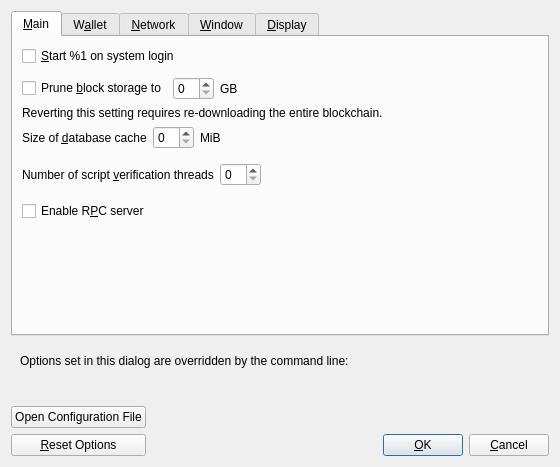
<?xml version="1.0" encoding="UTF-8"?>
<ui version="4.0">
 <class>OptionsDialog</class>
 <widget class="QDialog" name="OptionsDialog">
  <property name="geometry">
   <rect>
    <x>0</x>
    <y>0</y>
    <width>560</width>
    <height>440</height>
   </rect>
  </property>
  <property name="windowTitle">
   <string>Options</string>
  </property>
  <property name="modal">
   <bool>true</bool>
  </property>
  <layout class="QVBoxLayout" name="verticalLayout">
   <item>
    <widget class="QTabWidget" name="tabWidget">
     <property name="currentIndex">
      <number>0</number>
     </property>
     <widget class="QWidget" name="tabMain">
      <attribute name="title">
       <string>&amp;Main</string>
      </attribute>
      <layout class="QVBoxLayout" name="verticalLayout_Main">
       <item>
        <widget class="QCheckBox" name="digibyteAtStartup">
         <property name="toolTip">
          <string>Automatically start %1 after logging in to the system.</string>
         </property>
         <property name="text">
          <string>&amp;Start %1 on system login</string>
         </property>
        </widget>
       </item>
       <item>
        <spacer name="horizontalSpacer_0_Main">
         <property name="orientation">
          <enum>Qt::Horizontal</enum>
         </property>
         <property name="sizeHint" stdset="0">
          <size>
           <width>40</width>
           <height>5</height>
          </size>
         </property>
        </spacer>
       </item>
       <item>
        <layout class="QHBoxLayout" name="horizontalLayout_Main_Prune">
         <item>
          <widget class="QCheckBox" name="prune">
           <property name="toolTip">
            <string>Enabling pruning significantly reduces the disk space required to store transactions. All blocks are still fully validated. Reverting this setting requires re-downloading the entire blockchain.</string>
           </property>
           <property name="text">
            <string>Prune &amp;block storage to</string>
           </property>
          </widget>
         </item>
         <item>
          <widget class="QSpinBox" name="pruneSize"/>
         </item>
         <item>
          <widget class="QLabel" name="pruneSizeUnitLabel">
           <property name="text">
            <string>GB</string>
           </property>
           <property name="textFormat">
            <enum>Qt::PlainText</enum>
           </property>
          </widget>
         </item>
         <item>
          <spacer name="horizontalSpacer_Main_Prune">
           <property name="orientation">
            <enum>Qt::Horizontal</enum>
           </property>
           <property name="sizeHint" stdset="0">
            <size>
             <width>40</width>
             <height>20</height>
            </size>
           </property>
          </spacer>
         </item>
        </layout>
       </item>
       <item>
        <widget class="QLabel" name="pruneWarning">
         <property name="text">
          <string>Reverting this setting requires re-downloading the entire blockchain.</string>
         </property>
         <property name="textFormat">
          <enum>Qt::PlainText</enum>
         </property>
        </widget>
       </item>
       <item>
        <layout class="QHBoxLayout" name="horizontalLayout_2_Main">
         <item>
          <widget class="QLabel" name="databaseCacheLabel">
           <property name="toolTip">
            <string extracomment="Tooltip text for Options window setting that sets the size of the database cache. Explains the corresponding effects of increasing/decreasing this value.">Maximum database cache size. A larger cache can contribute to faster sync, after which the benefit is less pronounced for most use cases. Lowering the cache size will reduce memory usage. Unused mempool memory is shared for this cache.</string>
           </property>
           <property name="text">
            <string>Size of &amp;database cache</string>
           </property>
           <property name="textFormat">
            <enum>Qt::PlainText</enum>
           </property>
           <property name="buddy">
            <cstring>databaseCache</cstring>
           </property>
          </widget>
         </item>
         <item>
          <widget class="QSpinBox" name="databaseCache"/>
         </item>
         <item>
          <widget class="QLabel" name="databaseCacheUnitLabel">
           <property name="text">
            <string>MiB</string>
           </property>
           <property name="textFormat">
            <enum>Qt::PlainText</enum>
           </property>
          </widget>
         </item>
         <item>
          <spacer name="horizontalSpacer_2_Main">
           <property name="orientation">
            <enum>Qt::Horizontal</enum>
           </property>
           <property name="sizeHint" stdset="0">
            <size>
             <width>40</width>
             <height>20</height>
            </size>
           </property>
          </spacer>
         </item>
        </layout>
       </item>
       <item>
        <layout class="QHBoxLayout" name="horizontalLayout_Main_VerifyLabel">
         <item>
          <widget class="QLabel" name="threadsScriptVerifLabel">
           <property name="toolTip">
            <string extracomment="Tooltip text for Options window setting that sets the number of script verification threads. Explains that negative values mean to leave these many cores free to the system.">Set the number of script verification threads. Negative values correspond to the number of cores you want to leave free to the system.</string>
           </property>
           <property name="text">
            <string>Number of script &amp;verification threads</string>
           </property>
           <property name="textFormat">
            <enum>Qt::PlainText</enum>
           </property>
           <property name="buddy">
            <cstring>threadsScriptVerif</cstring>
           </property>
          </widget>
         </item>
         <item>
          <widget class="QSpinBox" name="threadsScriptVerif">
           <property name="toolTip">
            <string>(0 = auto, &lt;0 = leave that many cores free)</string>
           </property>
          </widget>
         </item>
         <item>
          <spacer name="horizontalSpacer_Main_Threads">
           <property name="orientation">
            <enum>Qt::Horizontal</enum>
           </property>
           <property name="sizeHint" stdset="0">
            <size>
             <width>40</width>
             <height>40</height>
            </size>
           </property>
          </spacer>
         </item>
        </layout>
       </item>
       <item>
        <widget class="QCheckBox" name="enableServer">
         <property name="toolTip">
          <string extracomment="Tooltip text for Options window setting that enables the RPC server.">This allows you or a third party tool to communicate with the node through command-line and JSON-RPC commands.</string>
         </property>
         <property name="text">
          <string extracomment="An Options window setting to enable the RPC server.">Enable R&amp;PC server</string>
         </property>
        </widget>
       </item>
       <item>
        <spacer name="verticalSpacer_Main">
         <property name="orientation">
          <enum>Qt::Vertical</enum>
         </property>
         <property name="sizeHint" stdset="0">
          <size>
           <width>20</width>
           <height>40</height>
          </size>
         </property>
        </spacer>
       </item>
      </layout>
     </widget>
     <widget class="QWidget" name="tabWallet">
      <attribute name="title">
       <string>W&amp;allet</string>
      </attribute>
      <layout class="QVBoxLayout" name="verticalLayout_Wallet">
       <item>
        <widget class="QCheckBox" name="subFeeFromAmount">
         <property name="toolTip">
          <string extracomment="Tooltip text for Options window setting that sets subtracting the fee from a sending amount as default.">Whether to set subtract fee from amount as default or not.</string>
         </property>
         <property name="text">
          <string extracomment="An Options window setting to set subtracting the fee from a sending amount as default.">Subtract &amp;fee from amount by default</string>
         </property>
        </widget>
       </item>
       <item>
        <widget class="QGroupBox" name="groupBox">
         <property name="title">
          <string>Expert</string>
         </property>
         <layout class="QVBoxLayout" name="verticalLayout_2">
          <item>
           <widget class="QCheckBox" name="coinControlFeatures">
            <property name="toolTip">
             <string>Whether to show coin control features or not.</string>
            </property>
            <property name="text">
             <string>Enable coin &amp;control features</string>
            </property>
           </widget>
          </item>
          <item>
           <widget class="QCheckBox" name="spendZeroConfChange">
            <property name="toolTip">
             <string>If you disable the spending of unconfirmed change, the change from a transaction cannot be used until that transaction has at least one confirmation. This also affects how your balance is computed.</string>
            </property>
            <property name="text">
             <string>&amp;Spend unconfirmed change</string>
            </property>
           </widget>
          </item>
          <item>
           <widget class="QCheckBox" name="m_enable_psbt_controls">
            <property name="text">
             <string extracomment="An options window setting to enable PSBT controls.">Enable &amp;PSBT controls</string>
            </property>
            <property name="toolTip">
             <string extracomment="Tooltip text for options window setting that enables PSBT controls.">Whether to show PSBT controls.</string>
            </property>
           </widget>
          </item>
         </layout>
        </widget>
       </item>
       <item>
        <widget class="QGroupBox" name="groupBoxHww">
         <property name="title">
          <string>External Signer (e.g. hardware wallet)</string>
         </property>
         <layout class="QVBoxLayout" name="verticalLayoutHww">
          <item>
           <layout class="QHBoxLayout" name="horizontalLayoutHww">
            <item>
             <widget class="QLabel" name="externalSignerPathLabel">
              <property name="text">
               <string>&amp;External signer script path</string>
              </property>
              <property name="buddy">
               <cstring>externalSignerPath</cstring>
              </property>
             </widget>
            </item>
            <item>
             <widget class="QLineEdit" name="externalSignerPath">
              <property name="toolTip">
               <string>Full path to a %1 compatible script (e.g. C:\Downloads\hwi.exe or /Users/you/Downloads/hwi.py). Beware: malware can steal your coins!</string>
              </property>
             </widget>
            </item>
           </layout>
          </item>
         </layout>
        </widget>
       </item>
       <item>
        <widget class="QGroupBox" name="groupBoxHww">
         <property name="title">
          <string>External Signer (e.g. hardware wallet)</string>
         </property>
         <layout class="QVBoxLayout" name="verticalLayoutHww">
           <item>
            <layout class="QHBoxLayout" name="horizontalLayoutHww">
             <item>
              <widget class="QLabel" name="externalSignerPathLabel">
               <property name="text">
                <string>&amp;External signer script path</string>
               </property>
               <property name="buddy">
                <cstring>externalSignerPath</cstring>
               </property>
              </widget>
             </item>
             <item>
              <widget class="QLineEdit" name="externalSignerPath">
                <property name="toolTip">
                  <string>Full path to a DigiByte Core compatible script (e.g. C:\Downloads\hwi.exe or /Users/you/Downloads/hwi.py). Beware: malware can steal your coins!</string>
                </property>
              </widget>
             </item>
            </layout>
           </item>
         </layout>
        </widget>
       </item>
       <item>
        <spacer name="verticalSpacer_Wallet">
         <property name="orientation">
          <enum>Qt::Vertical</enum>
         </property>
         <property name="sizeHint" stdset="0">
          <size>
           <width>20</width>
           <height>40</height>
          </size>
         </property>
        </spacer>
       </item>
      </layout>
     </widget>
     <widget class="QWidget" name="tabNetwork">
      <attribute name="title">
       <string>&amp;Network</string>
      </attribute>
      <layout class="QVBoxLayout" name="verticalLayout_Network">
       <item>
        <widget class="QCheckBox" name="mapPortUpnp">
         <property name="toolTip">
          <string>Automatically open the DigiByte client port on the router. This only works when your router supports UPnP and it is enabled.</string>
         </property>
         <property name="text">
          <string>Map port using &amp;UPnP</string>
         </property>
        </widget>
       </item>
       <item>
        <widget class="QCheckBox" name="mapPortNatpmp">
         <property name="toolTip">
          <string>Automatically open the DigiByte client port on the router. This only works when your router supports NAT-PMP and it is enabled. The external port could be random.</string>
         </property>
         <property name="text">
          <string>Map port using NA&amp;T-PMP</string>
         </property>
        </widget>
       </item>
       <item>
        <widget class="QCheckBox" name="allowIncoming">
         <property name="toolTip">
          <string>Accept connections from outside.</string>
         </property>
         <property name="text">
          <string>Allow incomin&amp;g connections</string>
         </property>
        </widget>
       </item>
       <item>
        <widget class="QCheckBox" name="connectSocks">
         <property name="toolTip">
          <string>Connect to the DigiByte network through a SOCKS5 proxy.</string>
         </property>
         <property name="text">
          <string>&amp;Connect through SOCKS5 proxy (default proxy):</string>
         </property>
        </widget>
       </item>
       <item>
        <layout class="QHBoxLayout" name="horizontalLayout_1_Network">
         <item>
          <widget class="QLabel" name="proxyIpLabel">
           <property name="text">
            <string>Proxy &amp;IP:</string>
           </property>
           <property name="textFormat">
            <enum>Qt::PlainText</enum>
           </property>
           <property name="buddy">
            <cstring>proxyIp</cstring>
           </property>
          </widget>
         </item>
         <item>
          <widget class="QValidatedLineEdit" name="proxyIp">
           <property name="minimumSize">
            <size>
             <width>140</width>
             <height>0</height>
            </size>
           </property>
           <property name="maximumSize">
            <size>
             <width>140</width>
             <height>16777215</height>
            </size>
           </property>
           <property name="toolTip">
            <string>IP address of the proxy (e.g. IPv4: 127.0.0.1 / IPv6: ::1)</string>
           </property>
          </widget>
         </item>
         <item>
          <widget class="QLabel" name="proxyPortLabel">
           <property name="text">
            <string>&amp;Port:</string>
           </property>
           <property name="textFormat">
            <enum>Qt::PlainText</enum>
           </property>
           <property name="buddy">
            <cstring>proxyPort</cstring>
           </property>
          </widget>
         </item>
         <item>
          <widget class="QLineEdit" name="proxyPort">
           <property name="minimumSize">
            <size>
             <width>55</width>
             <height>0</height>
            </size>
           </property>
           <property name="maximumSize">
            <size>
             <width>55</width>
             <height>16777215</height>
            </size>
           </property>
           <property name="toolTip">
            <string>Port of the proxy (e.g. 9050)</string>
           </property>
          </widget>
         </item>
         <item>
          <spacer name="horizontalSpacer_1_Network">
           <property name="orientation">
            <enum>Qt::Horizontal</enum>
           </property>
           <property name="sizeHint" stdset="0">
            <size>
             <width>40</width>
             <height>20</height>
            </size>
           </property>
          </spacer>
         </item>
        </layout>
       </item>
       <item>
        <layout class="QHBoxLayout" name="horizontalLayout_2_Network">
         <item>
          <widget class="QLabel" name="proxyActiveNets">
           <property name="text">
            <string>Used for reaching peers via:</string>
           </property>
           <property name="textFormat">
            <enum>Qt::PlainText</enum>
           </property>
          </widget>
         </item>
         <item>
          <widget class="QCheckBox" name="proxyReachIPv4">
           <property name="enabled">
            <bool>false</bool>
           </property>
           <property name="toolTip">
            <string>Shows if the supplied default SOCKS5 proxy is used to reach peers via this network type.</string>
           </property>
           <property name="text">
            <string/>
           </property>
          </widget>
         </item>
         <item>
          <widget class="QLabel" name="proxyReachIPv4Label">
           <property name="text">
            <string>IPv4</string>
           </property>
           <property name="textFormat">
            <enum>Qt::PlainText</enum>
           </property>
          </widget>
         </item>
         <item>
          <widget class="QCheckBox" name="proxyReachIPv6">
           <property name="enabled">
            <bool>false</bool>
           </property>
           <property name="toolTip">
            <string>Shows if the supplied default SOCKS5 proxy is used to reach peers via this network type.</string>
           </property>
           <property name="text">
            <string/>
           </property>
          </widget>
         </item>
         <item>
          <widget class="QLabel" name="proxyReachIPv6Label">
           <property name="text">
            <string>IPv6</string>
           </property>
           <property name="textFormat">
            <enum>Qt::PlainText</enum>
           </property>
          </widget>
         </item>
         <item>
          <widget class="QCheckBox" name="proxyReachTor">
           <property name="enabled">
            <bool>false</bool>
           </property>
           <property name="toolTip">
            <string>Shows if the supplied default SOCKS5 proxy is used to reach peers via this network type.</string>
           </property>
           <property name="text">
            <string/>
           </property>
          </widget>
         </item>
         <item>
          <widget class="QLabel" name="proxyReachTorLabel">
           <property name="text">
            <string>Tor</string>
           </property>
           <property name="textFormat">
            <enum>Qt::PlainText</enum>
           </property>
          </widget>
         </item>
         <item>
          <spacer name="horizontalSpacer_2_Network">
           <property name="orientation">
            <enum>Qt::Horizontal</enum>
           </property>
           <property name="sizeHint" stdset="0">
            <size>
             <width>40</width>
             <height>20</height>
            </size>
           </property>
          </spacer>
         </item>
        </layout>
       </item>
       <item>
        <widget class="QCheckBox" name="connectSocksTor">
         <property name="toolTip">
          <string>Connect to the DigiByte network through a separate SOCKS5 proxy for Tor onion services.</string>
         </property>
         <property name="text">
          <string>Use separate SOCKS&amp;5 proxy to reach peers via Tor onion services:</string>
         </property>
        </widget>
       </item>
       <item>
        <layout class="QHBoxLayout" name="horizontalLayout_3_Network">
         <item>
          <widget class="QLabel" name="proxyIpTorLabel">
           <property name="text">
            <string>Proxy &amp;IP:</string>
           </property>
           <property name="textFormat">
            <enum>Qt::PlainText</enum>
           </property>
           <property name="buddy">
            <cstring>proxyIpTor</cstring>
           </property>
          </widget>
         </item>
         <item>
          <widget class="QValidatedLineEdit" name="proxyIpTor">
           <property name="minimumSize">
            <size>
             <width>140</width>
             <height>0</height>
            </size>
           </property>
           <property name="maximumSize">
            <size>
             <width>140</width>
             <height>16777215</height>
            </size>
           </property>
           <property name="toolTip">
            <string>IP address of the proxy (e.g. IPv4: 127.0.0.1 / IPv6: ::1)</string>
           </property>
          </widget>
         </item>
         <item>
          <widget class="QLabel" name="proxyPortTorLabel">
           <property name="text">
            <string>&amp;Port:</string>
           </property>
           <property name="textFormat">
            <enum>Qt::PlainText</enum>
           </property>
           <property name="buddy">
            <cstring>proxyPortTor</cstring>
           </property>
          </widget>
         </item>
         <item>
          <widget class="QLineEdit" name="proxyPortTor">
           <property name="minimumSize">
            <size>
             <width>55</width>
             <height>0</height>
            </size>
           </property>
           <property name="maximumSize">
            <size>
             <width>55</width>
             <height>16777215</height>
            </size>
           </property>
           <property name="toolTip">
            <string>Port of the proxy (e.g. 9050)</string>
           </property>
          </widget>
         </item>
         <item>
          <spacer name="horizontalSpacer_4_Network">
           <property name="orientation">
            <enum>Qt::Horizontal</enum>
           </property>
           <property name="sizeHint" stdset="0">
            <size>
             <width>40</width>
             <height>20</height>
            </size>
           </property>
          </spacer>
         </item>
        </layout>
       </item>
       <item>
        <spacer name="verticalSpacer_Network">
         <property name="orientation">
          <enum>Qt::Vertical</enum>
         </property>
         <property name="sizeHint" stdset="0">
          <size>
           <width>20</width>
           <height>40</height>
          </size>
         </property>
        </spacer>
       </item>
      </layout>
     </widget>
     <widget class="QWidget" name="tabWindow">
      <attribute name="title">
       <string>&amp;Window</string>
      </attribute>
      <layout class="QVBoxLayout" name="verticalLayout_Window">
       <item>
        <widget class="QCheckBox" name="showTrayIcon">
         <property name="toolTip">
          <string>Show the icon in the system tray.</string>
         </property>
         <property name="text">
          <string>&amp;Show tray icon</string>
         </property>
         <property name="checked">
          <bool>true</bool>
         </property>
        </widget>
       </item>
       <item>
        <widget class="QCheckBox" name="minimizeToTray">
         <property name="toolTip">
          <string>Show only a tray icon after minimizing the window.</string>
         </property>
         <property name="text">
          <string>&amp;Minimize to the tray instead of the taskbar</string>
         </property>
        </widget>
       </item>
       <item>
        <widget class="QCheckBox" name="minimizeOnClose">
         <property name="toolTip">
          <string>Minimize instead of exit the application when the window is closed. When this option is enabled, the application will be closed only after selecting Exit in the menu.</string>
         </property>
         <property name="text">
          <string>M&amp;inimize on close</string>
         </property>
        </widget>
       </item>
       <item>
        <spacer name="verticalSpacer_Window">
         <property name="orientation">
          <enum>Qt::Vertical</enum>
         </property>
         <property name="sizeHint" stdset="0">
          <size>
           <width>20</width>
           <height>40</height>
          </size>
         </property>
        </spacer>
       </item>
      </layout>
     </widget>
     <widget class="QWidget" name="tabDisplay">
      <attribute name="title">
       <string>&amp;Display</string>
      </attribute>
      <layout class="QVBoxLayout" name="verticalLayout_Display">
       <item>
        <layout class="QHBoxLayout" name="horizontalLayout_1_Display">
         <item>
          <widget class="QLabel" name="langLabel">
           <property name="text">
            <string>User Interface &amp;language:</string>
           </property>
           <property name="textFormat">
            <enum>Qt::PlainText</enum>
           </property>
           <property name="buddy">
            <cstring>lang</cstring>
           </property>
          </widget>
         </item>
         <item>
          <widget class="QValueComboBox" name="lang">
           <property name="toolTip">
            <string>The user interface language can be set here. This setting will take effect after restarting %1.</string>
           </property>
          </widget>
         </item>
        </layout>
       </item>
        <item>
        <layout class="QHBoxLayout" name="horizontalLayout_1_Display">
         <item>
          <widget class="QLabel" name="themeLabel">
           <property name="text">
            <string>Choose Wallet &amp;Theme:</string>
           </property>
           <property name="textFormat">
            <enum>Qt::PlainText</enum>
           </property>
           <property name="buddy">
            <cstring>lang</cstring>
           </property>
          </widget>
         </item>
         <item>
          <widget class="QValueComboBox" name="theme">
           <property name="toolTip">
            <string>The DGB Wallet theme can be set here. This setting will take effect after restarting %1.</string>
           </property>
          </widget>
         </item>
        </layout>
       </item>
       <item>
        <layout class="QHBoxLayout" name="horizontalLayout_2_Display">
         <item>
          <widget class="QLabel" name="unitLabel">
           <property name="text">
            <string>&amp;Unit to show amounts in:</string>
           </property>
           <property name="textFormat">
            <enum>Qt::PlainText</enum>
           </property>
           <property name="buddy">
            <cstring>unit</cstring>
           </property>
          </widget>
         </item>
         <item>
          <widget class="QValueComboBox" name="unit">
           <property name="toolTip">
            <string>Choose the default subdivision unit to show in the interface and when sending coins.</string>
           </property>
          </widget>
         </item>
        </layout>
       </item>
       <item>
        <layout class="QHBoxLayout" name="horizontalLayout_3_Display">
         <item>
          <widget class="QLabel" name="thirdPartyTxUrlsLabel">
           <property name="toolTip">
            <string>Third-party URLs (e.g. a block explorer) that appear in the transactions tab as context menu items. %s in the URL is replaced by transaction hash. Multiple URLs are separated by vertical bar |.</string>
           </property>
           <property name="text">
            <string>&amp;Third-party transaction URLs</string>
           </property>
           <property name="buddy">
            <cstring>thirdPartyTxUrls</cstring>
           </property>
          </widget>
         </item>
         <item>
          <widget class="QLineEdit" name="thirdPartyTxUrls">
           <property name="toolTip">
            <string>Third-party URLs (e.g. a block explorer) that appear in the transactions tab as context menu items. %s in the URL is replaced by transaction hash. Multiple URLs are separated by vertical bar |.</string>
           </property>
           <property name="placeholderText">
            <string notr="true">https://example.com/tx/%s</string>
           </property>
           <property name="placeholderText">
            <string notr="true">https://example.com/tx/%s</string>
           </property>
          </widget>
         </item>
        </layout>
       </item>
       <item>
        <widget class="QGroupBox" name="font_groupBox">
         <property name="title">
          <string>Monospaced font in the Overview tab:</string>
         </property>
         <layout class="QVBoxLayout" name="font_verticalLayout">
          <item>
           <layout class="QHBoxLayout" name="embeddedFont_horizontalLayout">
            <item>
             <widget class="QRadioButton" name="embeddedFont_radioButton">
              <property name="text">
               <string>embedded &quot;%1&quot;</string>
              </property>
             </widget>
            </item>
            <item>
             <spacer name="embeddedFont_horizontalSpacer">
              <property name="orientation">
               <enum>Qt::Horizontal</enum>
              </property>
              <property name="sizeHint" stdset="0">
               <size>
                <width>40</width>
                <height>20</height>
               </size>
              </property>
             </spacer>
            </item>
            <item>
             <layout class="QVBoxLayout" name="embeddedFont_verticalLayout">
              <item>
               <widget class="QLabel" name="embeddedFont_label_1">
                <property name="text">
                 <string notr="true">111.11111111 DGB</string>
                </property>
               </widget>
              </item>
              <item>
               <widget class="QLabel" name="embeddedFont_label_9">
                <property name="text">
                 <string notr="true">909.09090909 DGB</string>
                </property>
               </widget>
              </item>
             </layout>
            </item>
           </layout>
          </item>
          <item>
           <widget class="Line" name="font_line">
            <property name="orientation">
             <enum>Qt::Horizontal</enum>
            </property>
           </widget>
          </item>
          <item>
           <layout class="QHBoxLayout" name="systemFont_horizontalLayout">
            <item>
             <widget class="QRadioButton" name="systemFont_radioButton">
              <property name="text">
               <string>closest matching &quot;%1&quot;</string>
              </property>
             </widget>
            </item>
            <item>
             <spacer name="systemFont_horizontalSpacer">
              <property name="orientation">
               <enum>Qt::Horizontal</enum>
              </property>
              <property name="sizeHint" stdset="0">
               <size>
                <width>40</width>
                <height>20</height>
               </size>
              </property>
             </spacer>
            </item>
            <item>
             <layout class="QVBoxLayout" name="systemFont_verticalLayout">
              <item>
               <widget class="QLabel" name="systemFont_label_1">
                <property name="text">
                 <string notr="true">111.11111111 DGB</string>
                </property>
               </widget>
              </item>
              <item>
               <widget class="QLabel" name="systemFont_label_9">
                <property name="text">
                 <string notr="true">909.09090909 DGB</string>
                </property>
               </widget>
              </item>
             </layout>
            </item>
           </layout>
          </item>
         </layout>
        </widget>
       </item>
       <item>
        <spacer name="verticalSpacer_Display">
         <property name="orientation">
          <enum>Qt::Vertical</enum>
         </property>
         <property name="sizeHint" stdset="0">
          <size>
           <width>20</width>
           <height>40</height>
          </size>
         </property>
        </spacer>
       </item>
      </layout>
     </widget>
    </widget>
   </item>
   <item>
    <widget class="QFrame" name="frame">
     <layout class="QVBoxLayout" name="verticalLayout_Bottom">
      <item>
       <layout class="QHBoxLayout" name="horizontalLayout_Bottom">
        <item>
         <widget class="QLabel" name="overriddenByCommandLineInfoLabel">
          <property name="text">
           <string>Options set in this dialog are overridden by the command line:</string>
          </property>
          <property name="textFormat">
           <enum>Qt::PlainText</enum>
          </property>
         </widget>
        </item>
        <item>
         <spacer name="horizontalSpacer_Bottom">
          <property name="orientation">
           <enum>Qt::Horizontal</enum>
          </property>
          <property name="sizeHint" stdset="0">
           <size>
            <width>40</width>
            <height>20</height>
           </size>
          </property>
         </spacer>
        </item>
       </layout>
      </item>
      <item>
       <widget class="QLabel" name="overriddenByCommandLineLabel">
        <property name="text">
         <string/>
        </property>
        <property name="textFormat">
         <enum>Qt::PlainText</enum>
        </property>
        <property name="wordWrap">
         <bool>true</bool>
        </property>
       </widget>
      </item>
     </layout>
    </widget>
   </item>
   <item>
    <layout class="QHBoxLayout" name="horizontalLayout_Buttons">
     <item>
      <layout class="QVBoxLayout" name="verticalLayout_Buttons">
       <item>
        <widget class="QPushButton" name="openDigiByteConfButton">
         <property name="toolTip">
          <string>Open the %1 configuration file from the working directory.</string>
         </property>
         <property name="text">
          <string>Open Configuration File</string>
         </property>
         <property name="autoDefault">
          <bool>false</bool>
         </property>
        </widget>
       </item>
       <item>
        <widget class="QPushButton" name="resetButton">
         <property name="toolTip">
          <string>Reset all client options to default.</string>
         </property>
         <property name="text">
          <string>&amp;Reset Options</string>
         </property>
         <property name="autoDefault">
          <bool>false</bool>
         </property>
        </widget>
       </item>
      </layout>
     </item>
     <item>
      <spacer name="horizontalSpacer_1">
       <property name="orientation">
        <enum>Qt::Horizontal</enum>
       </property>
       <property name="sizeHint" stdset="0">
        <size>
         <width>40</width>
         <height>48</height>
        </size>
       </property>
      </spacer>
     </item>
     <item>
      <widget class="QLabel" name="statusLabel">
       <property name="minimumSize">
        <size>
         <width>200</width>
         <height>0</height>
        </size>
       </property>
       <property name="font">
        <font>
         <weight>75</weight>
         <bold>true</bold>
        </font>
       </property>
       <property name="text">
        <string/>
       </property>
       <property name="textFormat">
        <enum>Qt::PlainText</enum>
       </property>
       <property name="wordWrap">
        <bool>true</bool>
       </property>
      </widget>
     </item>
     <item>
      <spacer name="horizontalSpacer_2">
       <property name="orientation">
        <enum>Qt::Horizontal</enum>
       </property>
       <property name="sizeHint" stdset="0">
        <size>
         <width>40</width>
         <height>48</height>
        </size>
       </property>
      </spacer>
     </item>
     <item>
      <layout class="QVBoxLayout" name="verticalLayout_4">
       <item>
        <spacer name="verticalSpacer">
         <property name="orientation">
          <enum>Qt::Vertical</enum>
         </property>
         <property name="sizeHint" stdset="0">
          <size>
           <width>20</width>
           <height>40</height>
          </size>
         </property>
        </spacer>
       </item>
       <item>
        <layout class="QHBoxLayout" name="horizontalLayout">
         <item>
          <widget class="QPushButton" name="okButton">
           <property name="text">
            <string>&amp;OK</string>
           </property>
           <property name="autoDefault">
            <bool>false</bool>
           </property>
           <property name="default">
            <bool>true</bool>
           </property>
          </widget>
         </item>
         <item>
          <widget class="QPushButton" name="cancelButton">
           <property name="text">
            <string>&amp;Cancel</string>
           </property>
           <property name="autoDefault">
            <bool>false</bool>
           </property>
          </widget>
         </item>
        </layout>
       </item>
      </layout>
     </item>
    </layout>
   </item>
  </layout>
 </widget>
 <customwidgets>
  <customwidget>
   <class>QValidatedLineEdit</class>
   <extends>QLineEdit</extends>
   <header>qt/qvalidatedlineedit.h</header>
  </customwidget>
  <customwidget>
   <class>QValueComboBox</class>
   <extends>QComboBox</extends>
   <header>qt/qvaluecombobox.h</header>
  </customwidget>
 </customwidgets>
 <resources/>
 <connections/>
</ui>
